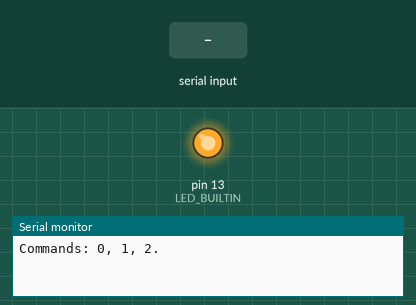
The sketch below on a simulated Arduino Uno, built with avr-gcc and run on an emulated ATmega328P. On the bench: output pins drawn as LEDs (lit = HIGH), the last lines printed to the serial monitor. Dashed ring = blinking. The test bench sets the inputs (shaded band).

Above: at 1.2 s.
1.3 s: "1" received over Serial
At 2.0 s:
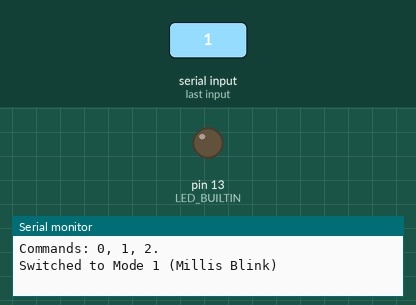
2.8 s: "0" received over Serial
5.8 s: "2" received over Serial
At 6.1 s:
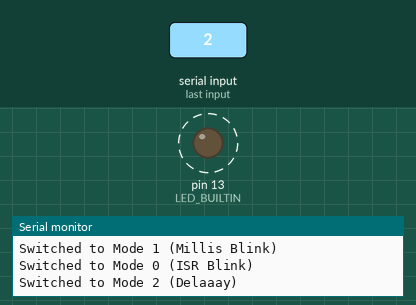
Timing chart, 0 to 14.8 s (numbered marks = the images above; inputs shaded):
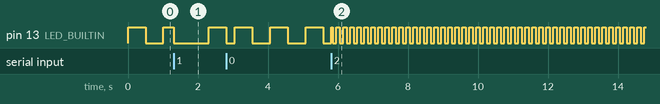

Measured:
- after the input at 5.8 s, pin 13 (LED_BUILTIN): alternates HIGH for 0.10 s and LOW for 0.10 s, starting at once
- by itself, pin 13 (LED_BUILTIN): repeats every 1.0 s: HIGH 0.51 s, LOW 0.51 s

The sketch:

task3.ino
```cpp
bool state = true;
uint8_t ofv = 0;

const uint8_t OVERFLOWS_PER_TOGGLE = 31;

volatile uint8_t current_mode = 0;

const unsigned long BLINK_INTERVAL_A = 1000;
const unsigned long BLINK_INTERVAL_B = 50;

unsigned long previous_millis = 0;
bool millis_state = LOW;

void setup() {
  pinMode(LED_BUILTIN, OUTPUT);
  Serial.begin(9600);
  Serial.println("Commands: 0, 1, 2.");

  cli();
  TCCR2A = 0;
  TCCR2B = 0;

  TCCR2B = TCCR2B | (1 << CS22) | (1 << CS21) | (1 << CS20);
  TIMSK2 = TIMSK2 | (1 << TOIE2);
  sei();
}

ISR(TIMER2_OVF_vect) {
  ofv++;
  if (ofv >= OVERFLOWS_PER_TOGGLE) {
    ofv = 0;
    state = !state;
  }
}

void blink_millis_A() {
  unsigned long current_millis = millis();

  if (current_millis - previous_millis >= BLINK_INTERVAL_A) {
    previous_millis = current_millis;
    millis_state = !millis_state;
  }
  digitalWrite(LED_BUILTIN, millis_state);
}

//BAD!!!
void blink_millis_B() {
  digitalWrite(LED_BUILTIN, millis_state);
  delay(BLINK_INTERVAL_B);
  millis_state = !millis_state;
  digitalWrite(LED_BUILTIN, millis_state);
  delay(BLINK_INTERVAL_B);
}

void loop() {
  if (Serial.available() > 0) {
    char inCmd = Serial.read();

    switch (inCmd) {
      case '0':
        current_mode = 0;
        Serial.println("Switched to Mode 0 (ISR Blink)");
        break;
      case '1':
        current_mode = 1;
        previous_millis = millis();
        Serial.println("Switched to Mode 1 (Millis Blink)");
        break;
      case '2':
        current_mode = 2;
        Serial.println("Switched to Mode 2 (Delaaay)");
        break;
    }
  }

  switch (current_mode) {
    case 0:
      digitalWrite(LED_BUILTIN, state);
      break;
    case 1:
      blink_millis_A();
      break;
    case 2:
      blink_millis_B();
      break;
  }
}
```
